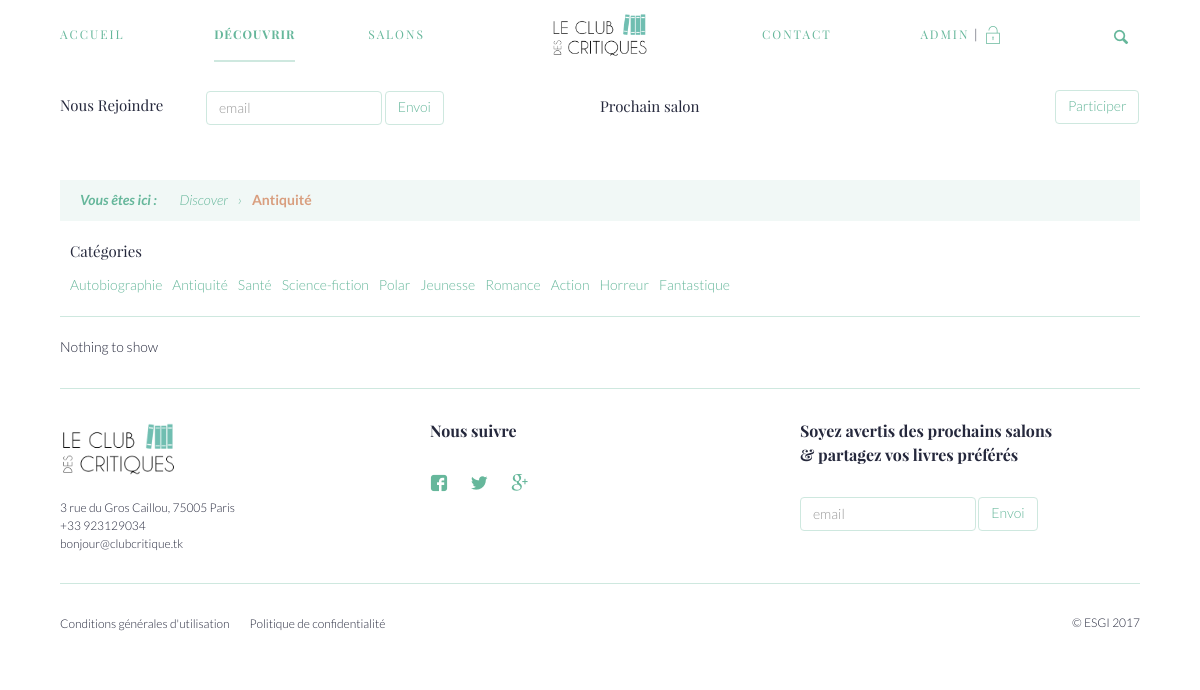
Page /discover/antiquité (signed in) on the committed database.
### tables this page shows
CREATE TABLE `users` (
  `id` int(11) NOT NULL,
  `username` varchar(255) NOT NULL DEFAULT 'utilisateur',
  `email` varchar(255) NOT NULL,
  `password` varchar(255) NOT NULL,
  `description` varchar(255) NOT NULL,
  `picture` varchar(255) NOT NULL DEFAULT '/view/assets/img/no-preview.png',
  `isAdmin` int(11) NOT NULL DEFAULT '0'
);

CREATE TABLE `categories` (
  `id` int(11) NOT NULL,
  `name` varchar(255) NOT NULL
);

CREATE TABLE `custom_items` (
  `id` int(11) NOT NULL,
  `name` varchar(255) NOT NULL,
  `content` longtext NOT NULL,
  `is_footer_link` int(11) NOT NULL,
  `is_draft` int(11) NOT NULL
);

### model/autoloader.php (called while the page is built)
<?php
spl_autoload_register(function ($class) {
  if(file_exists( $_SERVER['DOCUMENT_ROOT'] . '/controller/facebook/' . $class . '.php')){
      return require( $_SERVER['DOCUMENT_ROOT'] . '/controller/facebook/' . $class . '.php');
  }else if(file_exists( $_SERVER['DOCUMENT_ROOT'] . '/model/facebook/' . $class . '.php')){
      return require( $_SERVER['DOCUMENT_ROOT'] . '/model/facebook/' . $class . '.php');
  }else if(file_exists( $_SERVER['DOCUMENT_ROOT'] . '/controller/' . $class . '.php')){
      return require( $_SERVER['DOCUMENT_ROOT'] . '/controller/' . $class . '.php');
  }else if(file_exists( $_SERVER['DOCUMENT_ROOT'] . '/model/' . $class . '.php')){
      return require( $_SERVER['DOCUMENT_ROOT'] . '/model/' . $class . '.php');
  }else if(file_exists( $_SERVER['DOCUMENT_ROOT'] . '/config/' . $class . '.php')){
      return require( $_SERVER['DOCUMENT_ROOT'] . '/config/' . $class . '.php');
  }
});

### model/Database.php (called while the page is built, shortened)
<?php
class Database{
  protected $db;
  public function __construct(){
    if(!$this->db){
      $this->db = new PDO('mysql:host='.DB_CONFIG::DB_HOST.';dbname='.DB_CONFIG::DB_NAME.'', DB_CONFIG::DB_UN, DB_CONFIG::DB_PWD);
      $this->db->setAttribute(PDO::ATTR_ERRMODE, PDO::ERRMODE_EXCEPTION);
    };
  }
  public function getPreparedStatement($action, $table, $data){
    if($action === "save"){
      $query = "INSERT INTO ";
      $query .= $table . " (";
      $i = 0; $count = count($data) - 1;
      for($u = 0; $u < 2; $u++){
        foreach ($data as $columnName => $value) {
          if($i !== 0 && $i !== $count+1){
            $query .= ", ";
          }
          if($u === 1){
            if($i === $count+1){
              $query .= ") VALUES (";
            }
            $query .= $columnName;
            if($i === ($count * 2)+1 ){
              $query .= ")";
            }
          }else{
            $query .= ltrim($columnName, ':');
          }
          $i++;
        }
      }
    }
    else if($action === "get"){
      $query = "SELECT * FROM ";
      $query .= $table . " WHERE ";
      $i = 0;
      foreach ($data as $columnName => $value) {
        if($i !== 0){
          $query .= " AND ";
        }
        $query .= ltrim($columnName, ':')." = ".$columnName;
        $i++;
      }
    }
    return $this->db->prepare($query);
  }
  public function get($table, $data){
    $this->sql = SELF::getPreparedStatement("get", $table, $data);
    $this->sql->execute($data);
    return $this->sql->fetch(PDO::FETCH_ASSOC);
  }
  public function getAllWhere($table, $data){
    $this->sql = SELF::getPreparedStatement("get", $table, $data);
    $this->sql->execute($data);
    return $this->sql->fetchAll(PDO::FETCH_ASSOC);
  }
  public function getAll($table){
    $this->sql = $this->db->prepare("SELECT * FROM ".$table);
    $this->sql->execute();
    return $this->sql->fetchAll(PDO::FETCH_ASSOC);
  }
  public function getCustom($req){
    $this->sql = $this->db->prepare($req);
    $this->sql->execute();
    return $this->sql->fetch(PDO::FETCH_ASSOC);
  }
}

### controller/User.php (called while the page is built, shortened)
<?php
class User{
  protected $db;
  public function __construct(){
    if(!$this->db){
      $this->db = new Database();
    }
  }
  public function get($id){
    return $this->db->get("users", [ ":id" => $id ]);
  }
}

### controller/Salons.php (called while the page is built, shortened)
<?php
class Salons{
  protected $db;
  public function __construct(){
    if(!$this->db){
      $this->db = new Database();
    }
  }
  public function getNextSalon(){
    $req1 = $this->db->getCustom("SELECT salons.* FROM salons WHERE running = 1");
    if($req1){
      return $req1;
    }else{
      return $this->db->getCustom("
        SELECT * FROM salons
        WHERE salons.date > NOW()
          AND work_isdeleted = 0
        ORDER BY salons.date ASC");
    }
  }
}

### controller/Category.php (called while the page is built, shortened)
<?php
class Category{
  protected $db;
  public function __construct(){
    if(!$this->db){
      $this->db = new Database();
    }
  }
  public function getAll(){
    return $this->db->getAll("categories");
  }
}

### controller/Page.php (called while the page is built, shortened)
<?php
class Page{
  protected $db;
  public function __construct(){
    if(!$this->db){
      $this->db = new Database();
    }
  }
  public function getOne($id){
    return $this->db->get("custom_items", [':id' => $id]);
  }
  public function getPages(){
    return $this->db->getAllWhere("custom_items", [':is_footer_link' => 1, ':is_draft' => 0]);
  }
}

### view/layout/discover/category_type.php (the view, shortened to what this page needs)
<?php
  $categories = $category->getAll();
  echo '
    <h3 class="small_title">Catégories</h3>
  <ul>';
  foreach ($categories as $cat) {
    echo '<li><a href="' . $root . '/discover/' . $discover_type . '/' . $cat['name'] . '">' . ucfirst($cat['name']) . '</a></li>';
  }
  echo '</ul>';
?>

### view/layout/includes/nav.php (shortened to what this page needs)
<nav id="main-nav" class="nav">
    <div class="col-md-2 nav_center">
        <a href="<?= $root; ?>/home"><img src="<?= $root; ?>/view/assets/img/logo.png" /></a>
    </div>
    <div class="responsiveListLinks row">
        <div class="col-md-5 col-sm-12 nav_left">
            <ul class="row">
                <li class="col-md-4 col-sm-12">
                    <a href="<?= $root; ?>/home" <?= (!isset($_GET['cat']) && $_GET["p"] === "home") ? 'class="active"' : ''; ?>>Accueil</a>
                </li>
                <li class="col-md-4 col-sm-12">
                    <a href="<?= $root; ?>/discover" <?= (!isset($_GET['cat']) && $_GET["p"] === "discover") ? 'class="active"' : ''; ?>>Découvrir</a>
                </li>
                <li class="col-md-4 col-sm-12">
                    <a href="<?= $root; ?>/salons" <?= (!isset($_GET['cat']) && $_GET["p"] === "salons") ? 'class="active"' : ''; ?>>Salons</a>
                </li>
            </ul>
        </div>
        <div class="col-md-5 col-sm-12 nav_right col-md-offset-2">
            <ul class="row">
                <li class="col-md-4 col-sm-12">
                    <a href="<?= $root; ?>/contact" <?= (!isset($_GET['cat']) && $_GET["p"] === "contact") ? 'class="active"' : ''; ?>>Contact</a>
                </li>
                <li class="col-md-6 col-sm-12 dropdown align-center">
                <?php
                    if(!isset($_SESSION['loggedin'])){
                ?>
                    <a href="<?= $root.'/login'?>" <?= ($_GET["p"] === "login") ? 'class="active"' : ''; ?>>Compte</a>
                <?php
                    }else{
                ?>
                    <a href="<?= $root.'/user/'.$curr_user['id']; ?>" <?= ($_GET["p"] === "user" && $_GET['id'] === $curr_user['id']) ? 'class="active"' : ''; ?>> <?= $curr_user['username']; ?></a>
                    | <a href="<?= $root; ?>/processes/logout" class="logout icon-locker-streamline-unlock"></a>
                <?php
                    }
                ?>
                </li>
            </ul>
        </div>
    </div>
    <a href="#" id="searchbar" class="<?= (isset($_GET['p']) && $_GET['p'] === 'search') ? 'icon-x' : 'icon-search'; ?>"></a>
</nav>
<nav id="secondary-nav" class="nav">
    <div class="nav_left">
        <h2 class="small_title">Nous Rejoindre</h2>
        <form class="form-inline" action="<?= $root; ?>/processes/newuser" method="post">
            <input class="form-control" name="email" type="text" placeholder="email">
            <button type="submit" class="btn btn-primary sm">Envoi</button>
        </form>
    </div>
    <div class="nav_right">
        <h2 class="small_title">Prochain salon</h2>
            <?php
                $nextSalon = $salons->getNextSalon();
                ?>
        <a class="btn btn-primary" href="<?= $root; ?>/salons/<?= $nextSalon['id']; ?>">Participer</a>
    </div>
</nav>

### view/layout/includes/footer.php
<footer class="footer">
  <div class="top">
    <div class="row">
      <div class="col-md-4 col-sm-12 identity">
        <img src="<?= $root; ?>/view/assets/img/logo.png">
        <?php $footer = $pages->getOne(4); ?>
        <?= ($footer['content']) ? html_entity_decode($footer['content']) : ''?>
      </div>
      <div class="col-md-4 col-sm-12 follow">
        <h4 class="footer_title">Nous suivre</h4>
        <?php $footer = $pages->getOne(3); ?>
        <?= ($footer['content']) ? html_entity_decode($footer['content']) : ''?>
      </div>
      <div class="col-md-4 col-sm-12 newsletter">
        <h4 class="footer_title">Soyez avertis des prochains salons <br>&amp; partagez vos livres préférés</h4>
        <form class="form-inline" action="<?= $root; ?>/processes/newuser" method="post">
            <input class="form-control" type="text" name="email" placeholder="email">
            <button type="submit" class="btn btn-primary sm">Envoi</button>
        </form>
      </div>
    </div>
  </div>
  <nav class="bottom">
    <div class="row">
      <ul class="col-md-8 col-sm-12">
        <?php
          $footer_links = $pages->getPages();
          foreach ($footer_links as $key => $link) {
            echo '<li><a href="'.$root.'/page/'.$link['id'].'">'.$link['name'].'</a></li>';
          }
        ?>
      </ul>
      <div class="col-md-4 col-sm-12">
        &copy; ESGI 2017
      </div>
    </div>
  </nav>
</footer>
</body>
</html>

### rows in the picture
users: username "ADMIN"
categories: name "Autobiographie"
categories: name "Antiquité"
categories: name "Santé"
categories: name "Science-fiction"
categories: name "Polar"
categories: name "Jeunesse"
categories: name "Romance"
categories: name "Action"
categories: name "Horreur"
categories: name "Fantastique"
custom_items: content "3 rue du Gros Caillou, 75005 Paris +33 923129034 bonjour@clubcritique.tk"
custom_items: name "Conditions générales d'utilisation"
custom_items: name "Politique de confidentialité"

### other values in the picture
$pag "Discover"
$pag "Antiquité"
